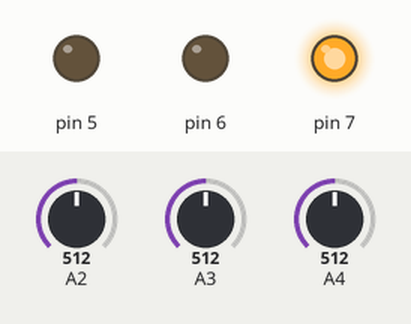
The sketch below on a simulated Arduino Uno, built with avr-gcc and run on an emulated ATmega328P. Parts: output pins drawn as LEDs (lit = HIGH). Inputs (shaded band) come from the test bench; at power-on: A2 = 512, A3 = 512, A4 = 512.

Above: at 1.2 s.
1.3 s: A2 set to 523
At 2.5 s:
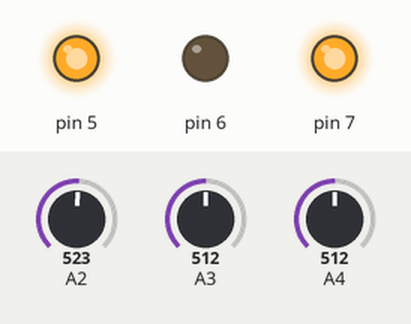
2.8 s: A3 set to 532
At 3.8 s:
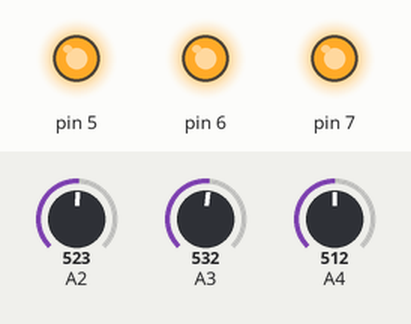
Timing chart, 0 to 5.8 s (numbered marks = the images above; inputs shaded):
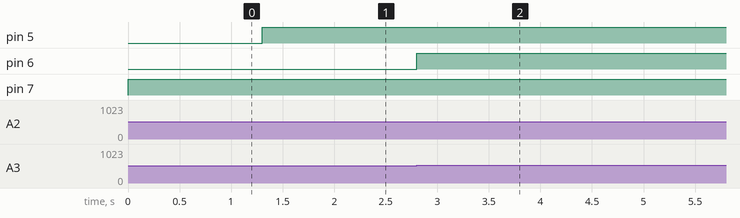

Measured:
- the behaviour switches between 512 and 513 on A2 (found by bisection; images 0 and 1)
- the behaviour switches between 522 and 523 on A3 (found by bisection; images 1 and 2)
- after the input at 1.3 s, pin 5: LOW → HIGH at once
- after the input at 2.8 s, pin 6: LOW → HIGH at once

The sketch:

sh2_pb6.ino
```cpp
void setup() {
  // put your setup code here, to run once:
pinMode(2,INPUT);
pinMode(3,INPUT);
pinMode(4,INPUT);
pinMode(5,OUTPUT);
pinMode(6,OUTPUT);
pinMode(7,OUTPUT);
}

void loop() {
  // put your main code here, to run repeatedly:
float x = analogRead(2);
float y = analogRead(3);
float z = analogRead(4);
if(x>y)
{
  if(x>z)
digitalWrite(5,HIGH);

}
else if(y>z)
digitalWrite(6,HIGH);
else
digitalWrite(7,HIGH);
}
```
